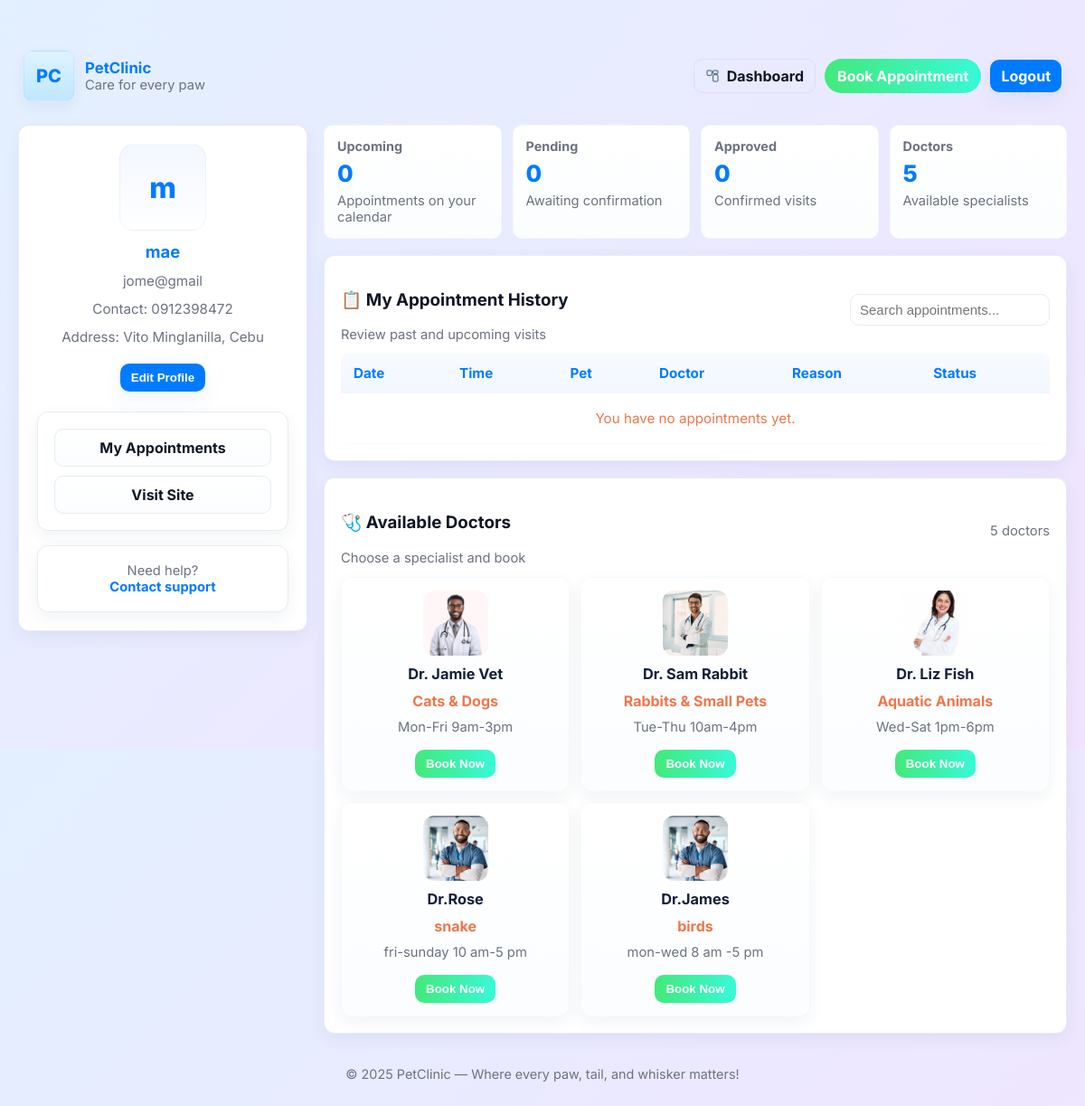
Screenshot of /pet_owner_dashboard (signed in) with the database file from the repository.
### app.py (models this page shows)
class User(db.Model):
    id = db.Column(db.Integer, primary_key=True)
    name = db.Column(db.String(100), nullable=False)
    email = db.Column(db.String(100), unique=True, nullable=False)
    password = db.Column(db.String(100), nullable=False)
    contact = db.Column(db.String(100))
    address = db.Column(db.String(100))
    appointments = db.relationship("Appointment", backref="user", lazy=True)

class Doctor(db.Model):
    id = db.Column(db.Integer, primary_key=True)
    name = db.Column(db.String(80), nullable=False)
    specialty = db.Column(db.String(80), nullable=False)
    photo_url = db.Column(db.String(255), nullable=True)
    schedule = db.Column(db.String(255), nullable=False)

### app.py (the view)
@app.route("/pet_owner_dashboard")
def pet_owner_dashboard():
    if "user_id" not in session:
        return redirect(url_for("login"))
    current_user = User.query.get(session["user_id"])
    doctors = Doctor.query.all()
    appointments = Appointment.query.filter_by(user_id=current_user.id).order_by(Appointment.date.desc()).all()
    return render_template("pet_owner_dashboard.html",
        current_user=current_user,
        doctors=doctors,
        appointments=appointments
    )

### templates/pet_owner_dashboard.html (shortened to what this page needs)
<!doctype html>
<html lang="en">
<head>
  <link rel="stylesheet" href="{{ url_for('static', filename='style.css') }}">
</head>
<body>
  <div class="site" role="document">
    <header class="topbar" role="banner" aria-label="Site header">
      <div class="brand">
        <div class="logo" aria-hidden="true">PC</div>
        <div>
          <div class="title">PetClinic</div>
          <div class="small" style="color:var(--muted)">Care for every paw</div>
        </div>
      </div>
      <nav class="top-actions" role="navigation" aria-label="Top actions">
        <a class="btn btn--ghost" href="{{ url_for('pet_owner_dashboard') }}">
          Dashboard
        </a>
        <a class="btn btn--cta" href="{{ url_for('book') }}">Book Appointment</a>
        <a class="btn btn--primary" href="{{ url_for('logout') }}">Logout</a>
      </nav>
    </header>
    <main class="dashboard" role="main" aria-labelledby="dashboard-heading">
      <aside class="sidebar" aria-label="Profile and quick actions">
        <div class="profile" role="region" aria-labelledby="profile-name">
          <div class="avatar" aria-hidden="true">
            {{ (current_user.name[0] if current_user and current_user.name) | default('U') }}
          </div>
          <h2 id="profile-name">{{ current_user.name }}</h2>
          <div class="meta small">{{ current_user.email }}</div>
          <div class="meta small">Contact: {{ current_user.contact or 'Not provided' }}</div>
          <div class="meta small">Address: {{ current_user.address or 'Not provided' }}</div>
          <div class="row" style="margin-top:8px">
            <button class="btn btn--primary" onclick="location.href='{{ url_for('edit_profile') }}'">Edit Profile</button>
          </div>
        </div>
        <div class="card quick-links" role="navigation" aria-label="Quick links">
          <a href="{{ url_for('pet_owner_dashboard') }}">My Appointments</a>
          <a href="{{ url_for('home') }}">Visit Site</a>
        </div>
        <div class="card center small">
          Need help? <br>
          <a href="mailto:help@petclinic.example" style="color:var(--primary);font-weight:700">Contact support</a>
        </div>
      </aside>
      <section class="content" aria-live="polite">
        <div class="stats" role="region" aria-label="Summary statistics">
          <div class="stat">
            <div class="label">Upcoming</div>
            <div class="value">{{ appointments|selectattr('date','>=',today)|list|length if appointments is defined and today is defined else appointments|length }}</div>
            <div class="small">Appointments on your calendar</div>
          </div>
          <div class="stat">
            <div class="label">Pending</div>
            <div class="value">{{ appointments|selectattr('status','equalto','Pending')|list|length }}</div>
            <div class="small">Awaiting confirmation</div>
          </div>
          <div class="stat">
            <div class="label">Approved</div>
            <div class="value">{{ appointments|selectattr('status','equalto','Approved')|list|length }}</div>
            <div class="small">Confirmed visits</div>
          </div>
          <div class="stat">
            <div class="label">Doctors</div>
            <div class="value">{{ doctors|length }}</div>
            <div class="small">Available specialists</div>
          </div>
        </div>
        <div class="card" role="region" aria-labelledby="appointments-title">
          <div style="display:flex;align-items:center;justify-content:space-between;gap:12px">
            <div>
              <h3 id="appointments-title" class="section-title">📋 My Appointment History</h3>
              <div class="small">Review past and upcoming visits</div>
            </div>
            <div class="row">
              <input type="search" placeholder="Search appointments..." aria-label="Search appointments" style="padding:8px 10px;border-radius:10px;border:1px solid var(--border);min-width:220px">
            </div>
          </div>
          <div style="margin-top:12px" class="table-responsive">
            <table role="table" aria-label="Appointment history">
              <thead>
                <tr>
                  <th scope="col">Date</th>
                  <th scope="col">Time</th>
                  <th scope="col">Pet</th>
                  <th scope="col">Doctor</th>
                  <th scope="col">Reason</th>
                  <th scope="col">Status</th>
                </tr>
              </thead>
              <tbody>
                {% for appt in appointments %}
                <tr>
                  <td>{{ appt.date }}</td>
                  <td>{{ appt.time }}</td>
                  <td>{{ appt.pet_name }}</td>
                  <td>
                    <div style="font-weight:700">{{ appt.doctor.name }}</div>
                    <div class="small">{{ appt.doctor.specialty }}</div>
                  </td>
                  <td class="small">{{ appt.reason or '-' }}</td>
                  <td>
                    {% if appt.status == 'Pending' %}
                      <span class="pill pending">Pending</span>
                    {% elif appt.status == 'Approved' %}
                      <span class="pill approved">Approved</span>
                    {% else %}
                      <span class="pill declined">Declined</span>
                    {% endif %}
                  </td>
                </tr>
                {% else %}
                <tr><td colspan="6" class="center" style="padding:18px;color:var(--warm)">You have no appointments yet.</td></tr>
                {% endfor %}
              </tbody>
            </table>
          </div>
        </div>
        <div class="card" role="region" aria-labelledby="doctors-title">
          <div style="display:flex;align-items:center;justify-content:space-between">
            <div>
              <h3 id="doctors-title" class="section-title">🩺 Available Doctors</h3>
              <div class="small">Choose a specialist and book</div>
            </div>
            <div class="small">{{ doctors|length }} doctors</div>
          </div>
          <div style="margin-top:12px" class="doctors-grid" role="list">
            {% for doc in doctors %}
            <article class="doctor-card" role="listitem" aria-labelledby="doc-{{ doc.id }}">
              <div class="doctor-avatar" aria-hidden="true">
                {% if doc.photo_url %}
                  {% if doc.photo_url.startswith('http') %}
                    <img src="{{ doc.photo_url }}" alt="Dr. {{ doc.name }}" style="width:100%;height:100%;object-fit:cover;border-radius:12px">
                  {% else %}
                    <img src="{{ url_for('static', filename=doc.photo_url.lstrip('/')) }}" alt="Dr. {{ doc.name }}" style="width:100%;height:100%;object-fit:cover;border-radius:12px">
                  {% endif %}
                {% else %}
                  <span>👩‍⚕️</span>
                {% endif %}
              </div>
              <strong id="doc-{{ doc.id }}">{{ doc.name }}</strong>
              <div class="doctor-special">{{ doc.specialty }}</div>
              <div class="doctor-sched small">{{ doc.schedule }}</div>
              <button class="btn" onclick="location.href='{{ url_for('book', doctor_id=doc.id) }}'">Book Now</button>
            </article>
            {% else %}
            <div class="center" style="padding:18px;color:var(--warm)">No doctors available at the moment.</div>
            {% endfor %}
          </div>
        </div>
      </section>
    </main>
    <footer class="footer" role="contentinfo">© {{ current_year or "2025" }} PetClinic — Where every paw, tail, and whisker matters!</footer>
  </div>
</body>
</html>

### templates/pet_owner_dashboard.html (style rules this page uses)
.brand .title { font-size:1.05rem; color:var(--primary); }
.doctor-card .btn { margin-top:6px;padding:8px 12px;border-radius:10px;border:0;background:linear-gradient(90deg,var(--accent-1),var(--accent-2));color:white;font-weight:700 }
.doctor-avatar img { width:100%;height:100%;object-fit:cover;border-radius:12px;display:block }

### rows the page displays
User: name "m", name "mae", email "jome@gmail", contact "0912398472", address "Vito Minglanilla, Cebu"
Doctor: photo_url (picture), name "Dr. Jamie Vet", specialty "Cats & Dogs", schedule "Mon-Fri 9am-3pm"
Doctor: photo_url (picture), name "Dr. Sam Rabbit", specialty "Rabbits & Small Pets", schedule "Tue-Thu 10am-4pm"
Doctor: photo_url (picture), name "Dr. Liz Fish", specialty "Aquatic Animals", schedule "Wed-Sat 1pm-6pm"
Doctor: photo_url (picture), name "Dr.Rose", specialty "snake", schedule "fri-sunday 10 am-5 pm"
Doctor: photo_url (picture), name "Dr.James", specialty "birds", schedule "mon-wed 8 am -5 pm"

### other values shown
{{ appointments|selectattr('status','equalto','Pending')|list|length }} "0"
{{ appointments|selectattr('status','equalto','Approved')|list|length }} "0"
{{ doctors|length }} "5"
{{ current_year or "2025" }} "2025"
